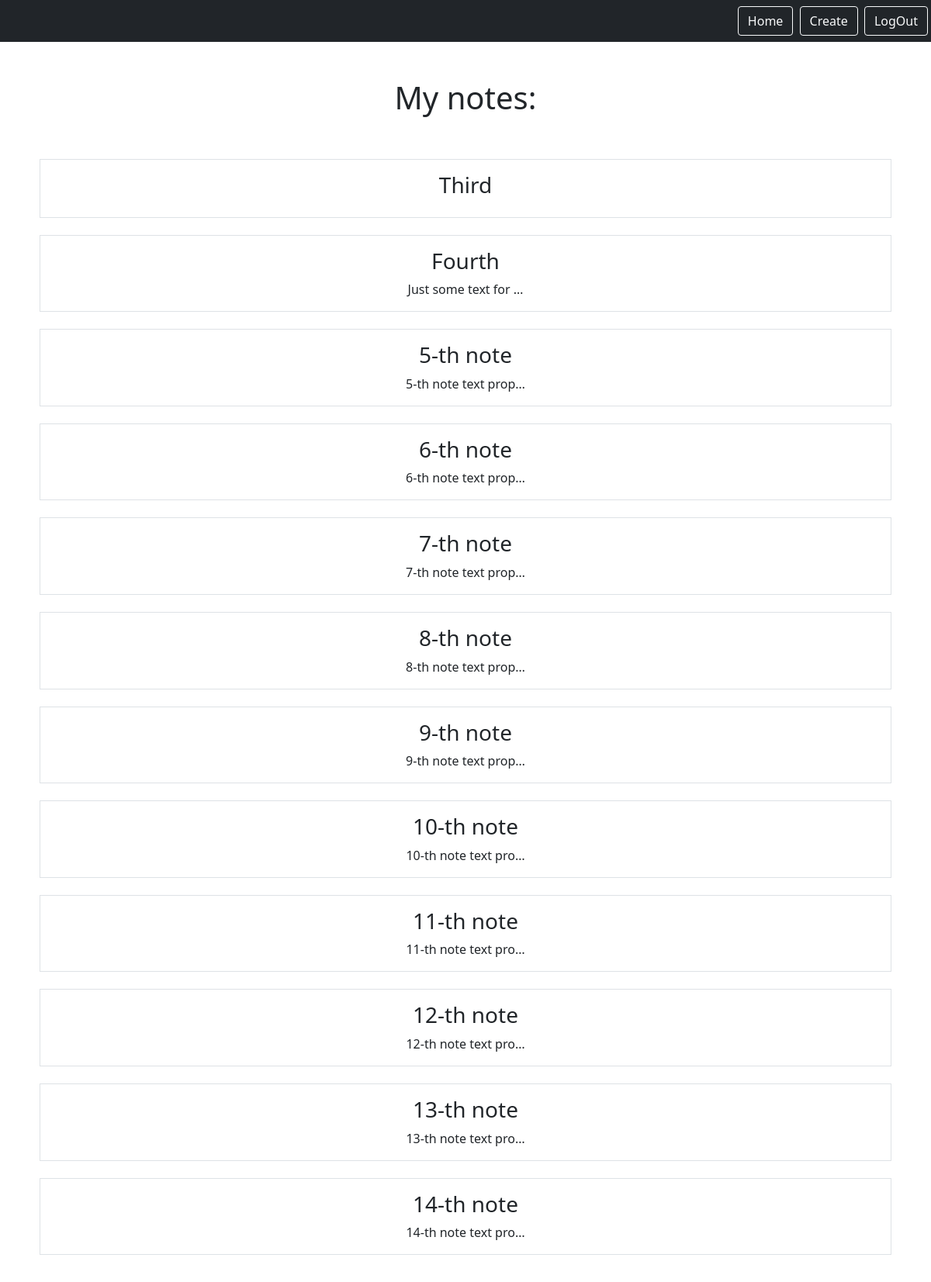
Screenshot of /notes (signed in) with the database file from the repository.
### notes/models.py (models this page shows, shortened)
class Notes(models.Model):
    title = models.CharField(max_length=200)
    text = models.TextField()
    created = models.DateTimeField(auto_now_add=True)
    user = models.ForeignKey(User, on_delete=models.CASCADE, related_name="notes")

### notes/views.py (the view)
# urls.py: path('notes', views.NoteList.as_view(), name="notes.list"),
class NoteList(LoginRequiredMixin, ListView):
    model = Notes
    template_name = 'notes/list_notes.html'
    context_object_name = 'notes'
    login_url = "/login"
    def get_queryset(self):
        return self.request.user.notes.all()

### notes/templates/notes/list_notes.html (shortened to what this page needs)
{% extends "base.html" %}
{% block content %}
    <h1 class="my-5"> My notes: </h1>
    <div class="row row-cols3 g-2">
        {% for note in notes %}
            <a href="{% url 'note.details' pk=note.id %}" class="btn">
                <div class="col">
                    <div class="p-3 border">
                        <h3> {{ note.title }} </h3>
                        {{ note.text | truncatechars:20 }}
                    </div>
                </div>
            </a>
        {% endfor %}
    </div>
{% endblock %}

### rows the page displays
Notes: title "Third"
Notes: title "Fourth", text "Just some text for …"
Notes: title "5-th note", text "5-th note text prop…"
Notes: title "6-th note", text "6-th note text prop…"
Notes: title "7-th note", text "7-th note text prop…"
Notes: title "8-th note", text "8-th note text prop…"
Notes: title "9-th note", text "9-th note text prop…"
Notes: title "10-th note", text "10-th note text pro…"
Notes: title "11-th note", text "11-th note text pro…"
Notes: title "12-th note", text "12-th note text pro…"
Notes: title "13-th note", text "13-th note text pro…"
Notes: title "14-th note", text "14-th note text pro…"
